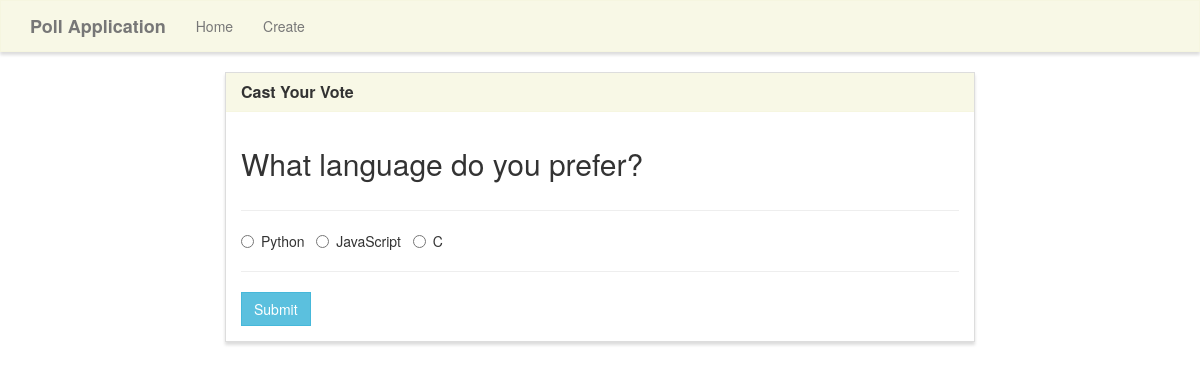
The app's page /vote/1/ with its own data.
### poll/models.py (models this page shows, shortened)
class Poll(models.Model):
    question = models.TextField()
    option_one = models.CharField(max_length=100)
    option_two = models.CharField(max_length=100)
    option_three = models.CharField(max_length=100)
    option_one_count = models.IntegerField(default=0)
    option_two_count = models.IntegerField(default=0)
    option_three_count = models.IntegerField(default=0)
    created_at = models.DateTimeField(auto_now_add=True)

### poll/views.py (the view, shortened to what this page needs)
# urls.py: path('vote/<int:id>/', views.vote, name='vote'),
def vote(request,id):
    poll = Poll.objects.get(pk=id)
    context = {
        'poll': poll
    }
    return render(request, 'vote.html', context)

### templates/vote.html (shortened to what this page needs)
{% extends "base.html" %}
{% block content %}
<div class="row">
    <div class="col-lg-8 col-lg-offset-2">
        <div class="panel panel-default">
            <div class="panel-heading">
                <h3 class="panel-title">Cast Your Vote</h3>
            </div>
            <div class="panel-body">
                <div class="row">
                    <div class="col-lg-12">
                        <h2>{{ poll.question }}</h2>
                    </div>
                </div>
                <div class="row">
                    <div class="col-lg-12">
                        <hr />
                        <form method="POST">
                            <div class="form-group">
                                <div class="radio">
                                    <label>
                                        <input type="radio" name="poll" value="option1" required>
                                        {{poll.option_one}}
                                    </label> &nbsp;
                                    <label>
                                        <input type="radio" name="poll" value="option2">
                                        {{poll.option_two}}
                                    </label> &nbsp;
                                    <label>
                                        <input type="radio" name="poll" value="option3">
                                        {{poll.option_three}}
                                    </label> &nbsp;
                                </div>
                            </div>
                            <hr />
                            <button type="submit" class="btn btn-info">
                                Submit
                            </button>
                        </form>
                    </div>
                </div>
            </div>
        </div>
    </div>
</div>
{% endblock content %}

### static/style.css (style rules this page uses)
.navbar-default, .btn, .form-control, .panel { border-radius: 0; }
.panel-default > .panel-heading { color: #333; background-color: rgba(245, 245, 220, .7); border-color: rgba(245, 245, 220, .6); border-top-left-radius: 0; border-top-right-radius: 0; }
.panel { box-shadow: 0px 3px 3px 0px #ddd; }
a.navbar-brand, .panel-title { font-weight: bolder; }

### records on screen
Poll: question "What language do you prefer?", option_one "Python", option_two "JavaScript", option_three "C"
